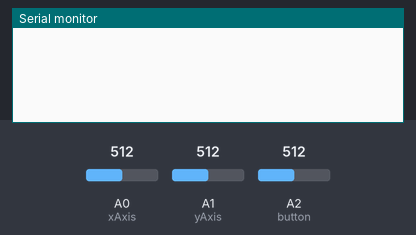
The sketch below on a simulated Arduino Leonardo, built with avr-gcc and run on an emulated ATmega32U4. On the bench: the last lines printed to the serial monitor. The inputs (shaded band) are chosen by the test bench; at power-on: A0 (xAxis) = 512, A1 (yAxis) = 512, A2 (button) = 512. USB keyboard and mouse output is not drawn.

Above: at 1.2 s.
1.3 s: A0 (xAxis) set to 408
2.8 s: A0 (xAxis) set to 384
At 3.9 s:
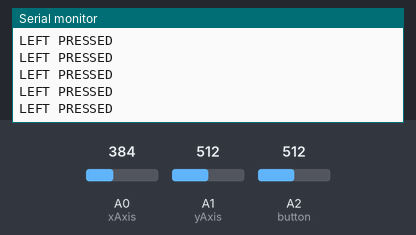
4.7 s: A1 (yAxis) set to 417
6.2 s: A1 (yAxis) set to 392
At 6.9 s:
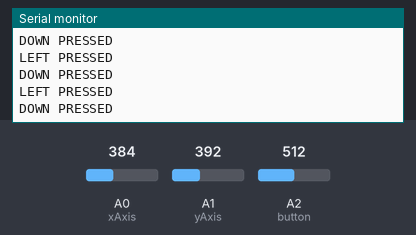

Measured:
- the behaviour switches between 401 and 400 on A0 (xAxis) (found by bisection; images 0 and 1)
- the behaviour switches between 401 and 400 on A1 (yAxis) (found by bisection; images 1 and 2)
- after the input at 2.8 s, the serial monitor: prints a new line at once (image 1)
- after the input at 6.2 s, the serial monitor: prints a new line at once (image 2)

The sketch:

joystick_control_for_pacman.ino
```cpp
#include <Keyboard.h>

int xAxis = A0;
int yAxis = A1;
int button = A2;
int x;
int y;
int buttonState;

void setup() {
  pinMode(xAxis, INPUT);
  pinMode(yAxis, INPUT);
  pinMode(button, INPUT);
  Serial.begin(9600);
  Keyboard.begin();
}

void loop() {
  x = analogRead(xAxis);
  y = analogRead(yAxis);
  buttonState = analogRead(button);
  delay(5);

  if(x <= 200 and y <= 200){
    Keyboard.releaseAll();
  }

  if(x >= 800) {
    Keyboard.press(KEY_RIGHT_ARROW);
    Serial.println("RIGHT PRESSED");
  }

  if(x <= 400) {
    Keyboard.press(KEY_LEFT_ARROW);
    Serial.println("LEFT PRESSED");
  }

   if(y >= 800) {
    Keyboard.press(KEY_UP_ARROW);
    Serial.println("UP PRESSED");
  }

  if(y <= 400) {
    Keyboard.press(KEY_DOWN_ARROW);
    Serial.println("DOWN PRESSED");
  }

  if(buttonState == 255){
    Keyboard.releaseAll();
  }
}
```
